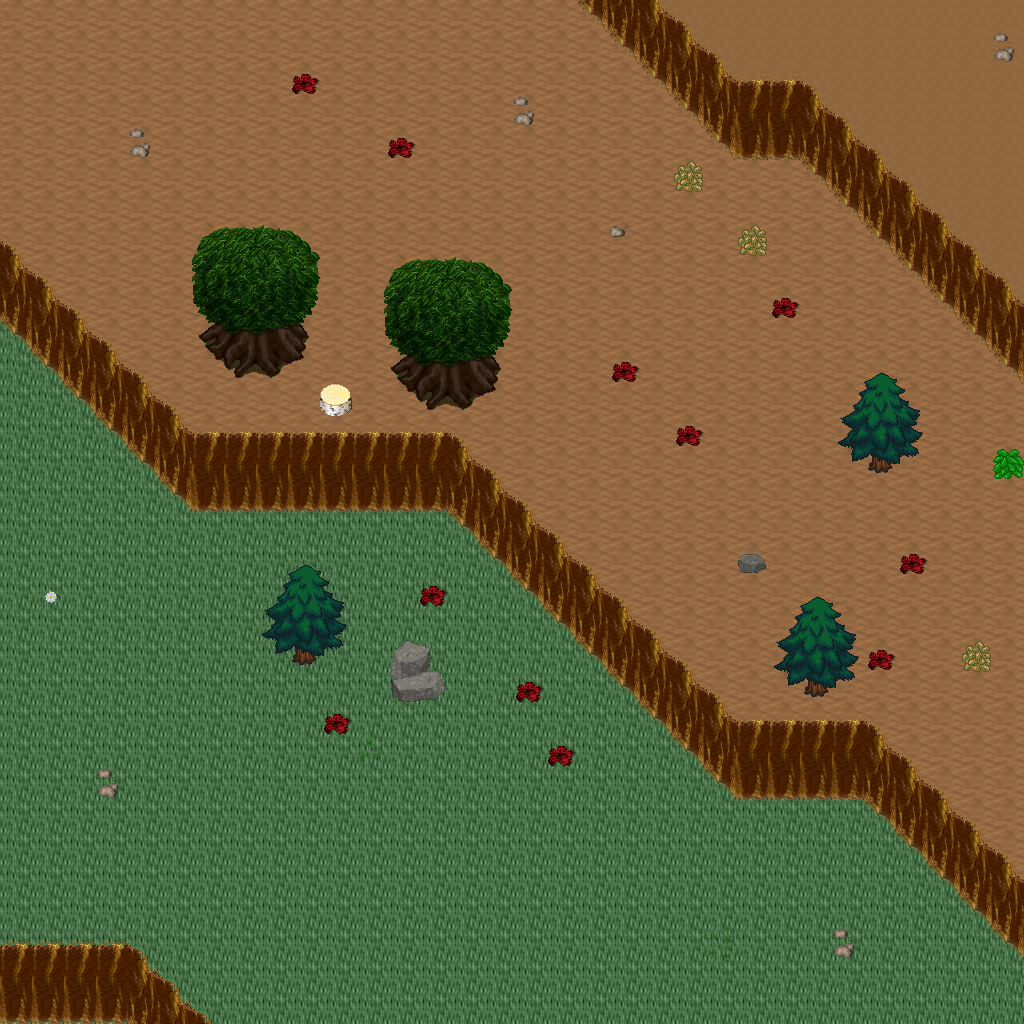

Below is a game level as drawn by its tile map, then a one-line description and the .tmx that defines it (tile-layer data replaced by summaries):
An orthogonal 32x32 tile map with 32x32 px tiles, 5 tile layers (Ground, Objects, Objects2, Above, ...), 1 hidden layer not drawn, 23 tilesets.

<map version="1.10" tiledversion="1.11.0" orientation="orthogonal" renderorder="right-down" width="32" height="32" tilewidth="32" tileheight="32" infinite="0" nextlayerid="11" nextobjectid="1">
 <tileset firstgid="1" name="ground_ground" tilewidth="32" tileheight="32" tilecount="33" columns="3">
  <image source="../drawable/ground_ground.png" width="96" height="352" />
 </tileset>
 <tileset firstgid="34" name="ground_ridge_earth_dark" tilewidth="32" tileheight="32" tilecount="96" columns="12">
  <image source="../drawable/ground_ridge_earth_dark.png" width="384" height="256" />
 </tileset>
 <tileset firstgid="130" name="plant_flower_daisy_white" tilewidth="32" tileheight="32" tilecount="8" columns="2">
  <image source="../drawable/plant_flower_daisy_white.png" width="64" height="128" />
 </tileset>
 <tileset firstgid="138" name="plant_grasses" tilewidth="32" tileheight="32" tilecount="6" columns="3">
  <image source="../drawable/plant_grasses.png" width="96" height="64" />
 </tileset>
 <tileset firstgid="144" name="plant_tree_tree_fluffy" tilewidth="32" tileheight="32" tilecount="12" columns="4">
  <image source="../drawable/plant_tree_tree_fluffy.png" width="128" height="96" />
 </tileset>
 <tileset firstgid="156" name="plant_bush_bushes" tilewidth="32" tileheight="32" tilecount="10" columns="5">
  <image source="../drawable/plant_bush_bushes.png" width="160" height="64" />
 </tileset>
 <tileset firstgid="166" name="logic_portal" tilewidth="32" tileheight="32" tilecount="24" columns="8">
  <image source="../drawable/logic_portal.png" width="256" height="96" />
 </tileset>
 <tileset firstgid="190" name="logic_collision" tilewidth="32" tileheight="32" tilecount="1" columns="1">
  <image source="../drawable/logic_collision.png" width="32" height="32" />
 </tileset>
 <tileset firstgid="191" name="logic_creature_animal" tilewidth="32" tileheight="32" tilecount="32" columns="8">
  <image source="../drawable/logic_creature_animal.png" width="256" height="128" />
 </tileset>
 <tileset firstgid="223" name="ground_dry_grass" tilewidth="32" tileheight="32" tilecount="54" columns="9">
  <image source="../drawable/ground_dry_grass.png" width="288" height="192" />
 </tileset>
 <tileset firstgid="277" name="ground_earth_edges" tilewidth="32" tileheight="32" tilecount="18" columns="6">
  <image source="../drawable/ground_earth_edges.png" width="192" height="96" />
 </tileset>
 <tileset firstgid="295" name="ground_grass_corners" tilewidth="32" tileheight="32" tilecount="24" columns="6">
  <image source="../drawable/ground_grass_corners.png" width="192" height="128" />
 </tileset>
 <tileset firstgid="319" name="plant_tree_evergreen" tilewidth="32" tileheight="32" tilecount="36" columns="3">
  <image source="../drawable/plant_tree_evergreen.png" width="96" height="384" />
 </tileset>
 <tileset firstgid="355" name="plant_tree_tree_darkgreen" tilewidth="32" tileheight="32" tilecount="88" columns="8">
  <image source="../drawable/plant_tree_tree_darkgreen.png" width="256" height="352" />
 </tileset>
 <tileset firstgid="443" name="building_decoration_rocks" tilewidth="32" tileheight="32" tilecount="6" columns="3">
  <image source="../drawable/building_decoration_rocks.png" width="96" height="64" />
 </tileset>
 <tileset firstgid="449" name="plant_stump_stump_pale_brown" tilewidth="32" tileheight="32" tilecount="4" columns="2">
  <image source="../drawable/plant_stump_stump_pale_brown.png" width="64" height="64" />
 </tileset>
 <tileset firstgid="453" name="plant_stump_int_small_stump_2" tilewidth="32" tileheight="32" tilecount="1" columns="1">
  <image source="../drawable/plant_stump_int_small_stump_2.png" width="32" height="32" />
 </tileset>
 <tileset firstgid="454" name="ground_rock_pebbles" tilewidth="32" tileheight="32" tilecount="3" columns="1">
  <image source="../drawable/ground_rock_pebbles.png" width="32" height="96" />
 </tileset>
 <tileset firstgid="457" name="plant_bush_bush_mult_colored" tilewidth="32" tileheight="32" tilecount="6" columns="3">
  <image source="../drawable/plant_bush_bush_mult_colored.png" width="96" height="64" />
 </tileset>
 <tileset firstgid="463" name="plant_tree_umbrella_thorn" tilewidth="32" tileheight="32" tilecount="18" columns="6">
  <image source="../drawable/plant_tree_umbrella_thorn.png" width="192" height="96" />
 </tileset>
 <tileset firstgid="481" name="logic_item_fruits" tilewidth="32" tileheight="32" tilecount="16" columns="8">
  <image source="../drawable/logic_item_fruits.png" width="256" height="64" />
 </tileset>
 <tileset firstgid="497" name="building_house_3" tilewidth="32" tileheight="32" tilecount="48" columns="6">
  <image source="../drawable/building_house_3.png" width="192" height="256" />
 </tileset>
 <tileset firstgid="545" name="logic_creature_mutant" tilewidth="32" tileheight="32" tilecount="7" columns="7">
  <image source="../drawable/logic_creature_mutant.png" width="224" height="32" />
 </tileset>
 <layer id="1" name="Ground" width="32" height="32">
  <data>[1024 cells, 1024 non-empty, 4 distinct tile ids]</data>
 </layer>
 <layer id="2" name="Objects" width="32" height="32">
  <data>[1024 cells, 225 non-empty, 26 distinct tile ids]</data>
 </layer>
 <layer id="3" name="Objects2" width="32" height="32">
  <data>[1024 cells, 0 non-empty, 0 distinct tile ids]</data>
 </layer>
 <layer id="4" name="Above" width="32" height="32">
  <data>[1024 cells, 60 non-empty, 26 distinct tile ids]</data>
 </layer>
 <layer id="5" name="Above2" width="32" height="32">
  <data>[1024 cells, 0 non-empty, 0 distinct tile ids]</data>
 </layer>
 <layer id="6" name="Walkable" width="32" height="32" visible="0">
  <data>[1024 cells, 184 non-empty, 1 distinct tile ids]</data>
 </layer>
 <objectgroup id="7" name="Mapevents" />
 <objectgroup id="8" name="Spawn" />
 <objectgroup id="9" name="Keys" />
 <objectgroup id="10" name="Replace" />
</map>
